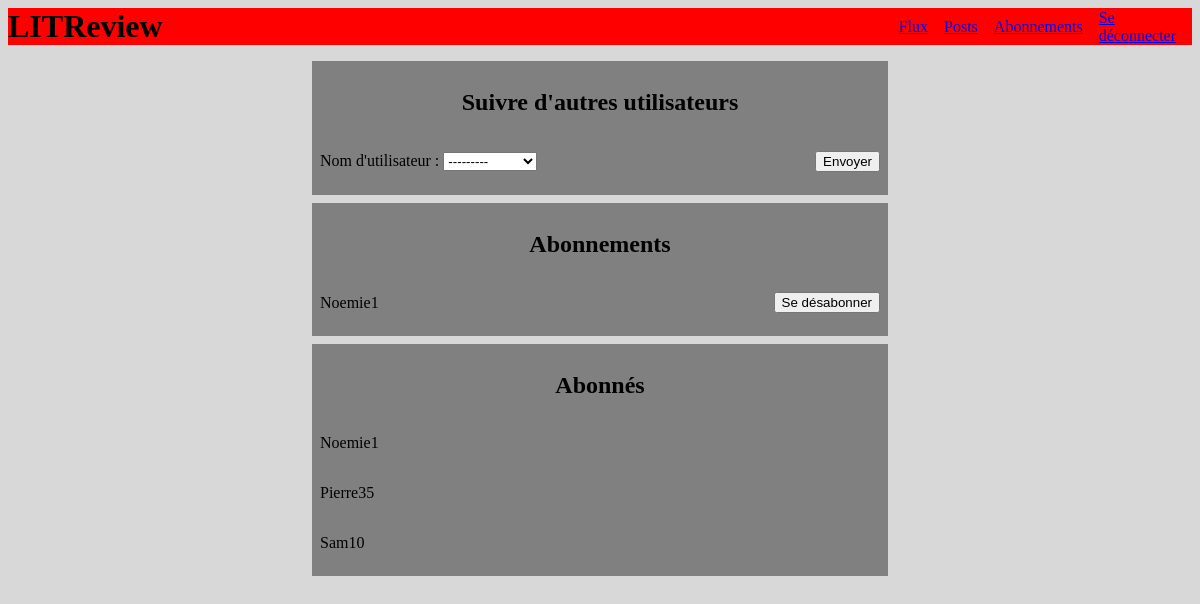
Before: /subscriptions/ (signed in) with the older database file.
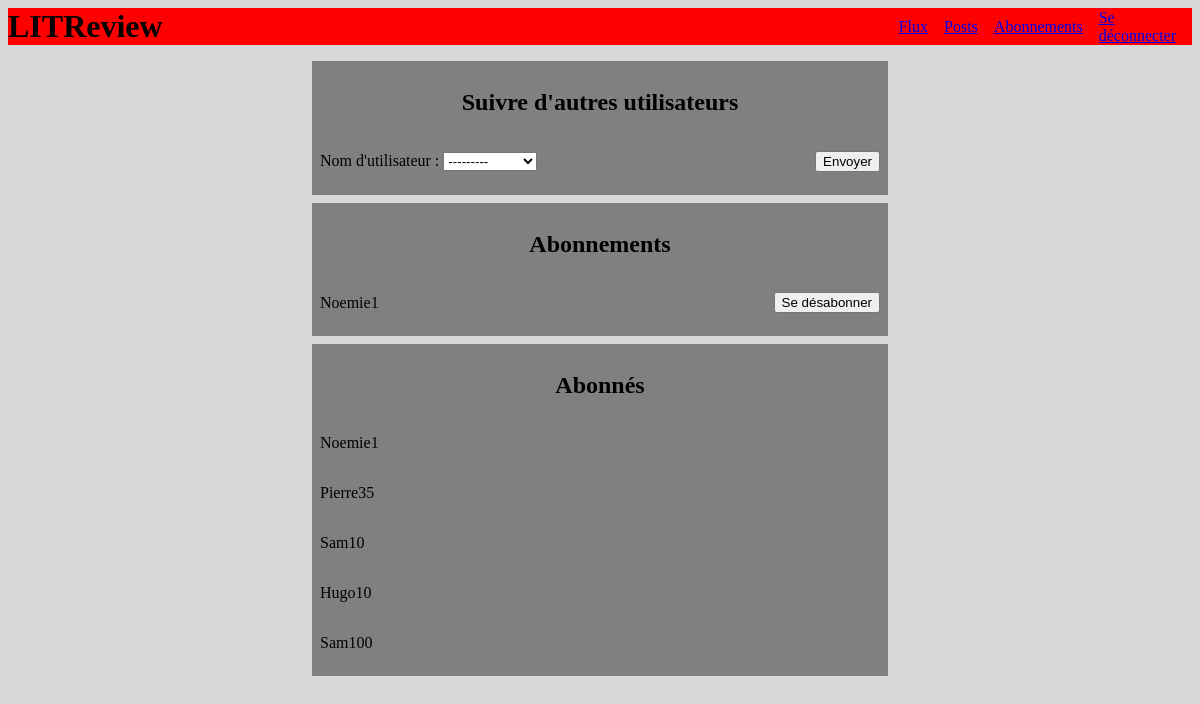
After: the same page with the newer database file.
### users/models.py (models this page shows)
class UserFollows(models.Model):
    user = models.ForeignKey(
        to=settings.AUTH_USER_MODEL,
        on_delete=models.CASCADE,
        related_name='following',
    )
    followed_user = models.ForeignKey(
        to=settings.AUTH_USER_MODEL,
        on_delete=models.CASCADE,
        related_name='followed_by',
        verbose_name="Nom d'utilisateur",
    )
    class Meta:
        unique_together = (
            'user',
            'followed_user',
        )

class User(AbstractUser):
    pass

### users/views.py (the view, shortened to what this page needs)
@login_required
def subscriptions_page(request):
    follow_user_form = forms.FollowUserForm()
    unfollow_user_form = forms.UnfollowUserForm()
    subscriptions = models.UserFollows.objects.filter(user=request.user)
    subscribers = models.UserFollows.objects.filter(followed_user=request.user)
    response = render(
        request,
        "subscriptions.html",
        {
            'follow_user_form': follow_user_form,
            'unfollow_user_form': unfollow_user_form,
            'subscriptions': subscriptions,
            'subscribers': subscribers,
        },
    )
    return response

### users/forms.py
class FollowUserForm(forms.ModelForm):
    add_subscription = forms.BooleanField(
        widget=forms.HiddenInput, initial=True
    )
    class Meta:
        model = models.UserFollows
        fields = ['followed_user']

class UnfollowUserForm(forms.Form):
    delete_subscription = forms.BooleanField(
        widget=forms.HiddenInput, initial=True
    )

### users/templates/subscriptions.html (shortened to what this page needs)
{% extends 'base.html' %}
{% block content %}
<div class="subscriptions-page">
    <div class="follow">
        <h2>Suivre d'autres utilisateurs</h2>
        <form method="post" class="follow-form">
            {{ follow_user_form.as_p }}
            <button type='submit'>Envoyer</button>
        </form>
    </div>
    <div class="subscriptions">
        <h2>Abonnements</h2>
        {% for subscription in subscriptions %}
            <div class="subscription">
                <p>{{ subscription.followed_user.username }}</p>
                <form method="post">
                    <button type='submit' name="followed_user_id" value="{{ subscription.followed_user.id }}">Se désabonner</button></a>
                </form>
            </div>
        {% endfor %}
    </div>
    <div class="subscribers">
        <h2>Abonnés</h2>
        <div class="subscribers-list">
            {% for subscriber in subscribers %}
            <p>{{ subscriber.user.username }}</p>
        {% endfor %}
        </div>
    </div>
</div>
{% endblock content %}

Changed rows visible on the page:
added UserFollows: user.username "Hugo10", shown under "Abonnés"
added UserFollows: user.username "Sam100", shown under "Abonnés"
